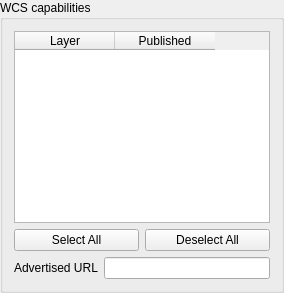
                <widget class="QgsCollapsibleGroupBox" name="grpWCSCapabilities">
                 <property name="sizePolicy">
                  <sizepolicy hsizetype="Preferred" vsizetype="Preferred">
                   <horstretch>0</horstretch>
                   <verstretch>3</verstretch>
                  </sizepolicy>
                 </property>
                 <property name="title">
                  <string>WCS capabilities</string>
                 </property>
                 <property name="syncGroup" stdset="0">
                  <string notr="true">projowsserver</string>
                 </property>
                 <layout class="QGridLayout" name="gridLayout_9">
                  <item row="1" column="1">
                   <widget class="QPushButton" name="pbnWCSLayersDeselectAll">
                    <property name="text">
                     <string>Deselect All</string>
                    </property>
                   </widget>
                  </item>
                  <item row="3" column="0" colspan="2">
                   <layout class="QHBoxLayout" name="horizontalLayout_9">
                    <item>
                     <widget class="QLabel" name="mWCSUrlLabel">
                      <property name="text">
                       <string>Advertised URL</string>
                      </property>
                     </widget>
                    </item>
                    <item>
                     <widget class="QLineEdit" name="mWCSUrlLineEdit"/>
                    </item>
                   </layout>
                  </item>
                  <item row="1" column="0">
                   <widget class="QPushButton" name="pbnWCSLayersSelectAll">
                    <property name="text">
                     <string>Select All</string>
                    </property>
                   </widget>
                  </item>
                  <item row="0" column="0" colspan="2">
                   <widget class="QTableWidget" name="twWCSLayers">
                    <property name="sizePolicy">
                     <sizepolicy hsizetype="Expanding" vsizetype="MinimumExpanding">
                      <horstretch>0</horstretch>
                      <verstretch>0</verstretch>
                     </sizepolicy>
                    </property>
                    <column>
                     <property name="text">
                      <string>Layer</string>
                     </property>
                    </column>
                    <column>
                     <property name="text">
                      <string>Published</string>
                     </property>
                    </column>
                   </widget>
                  </item>
                 </layout>
                </widget>
